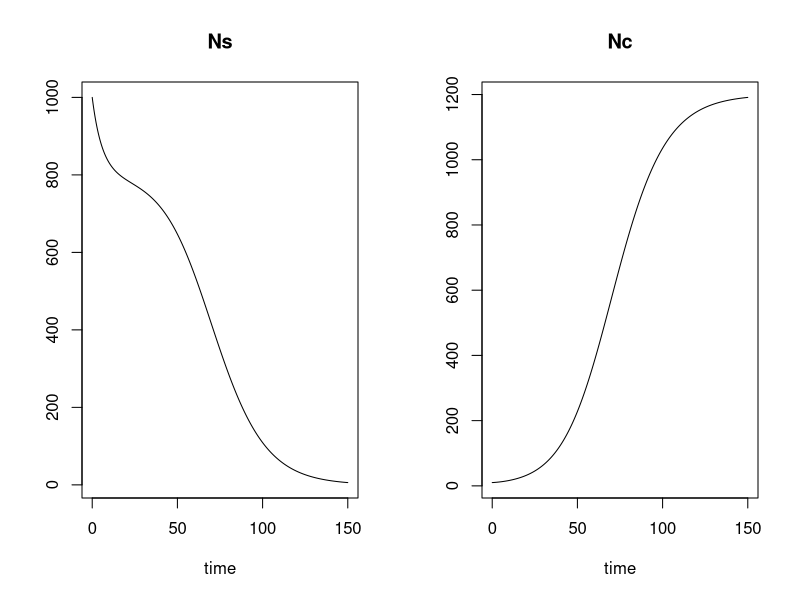
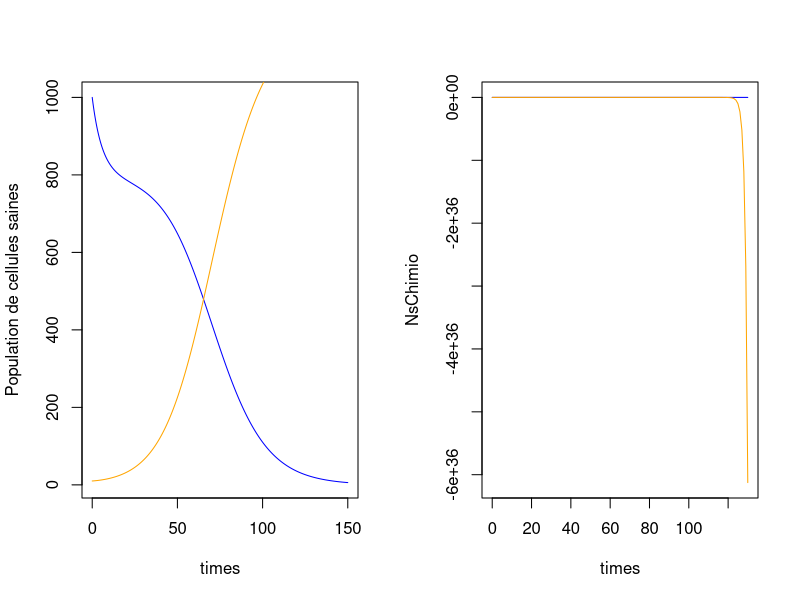
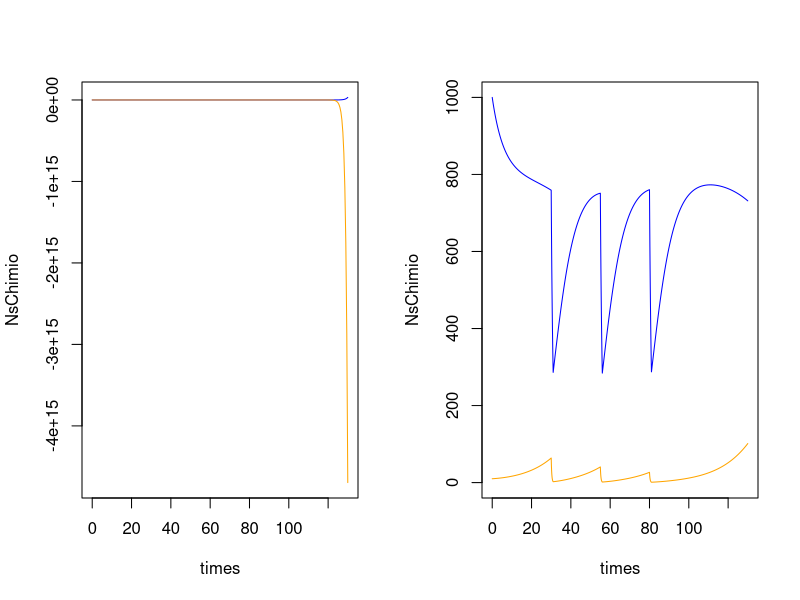
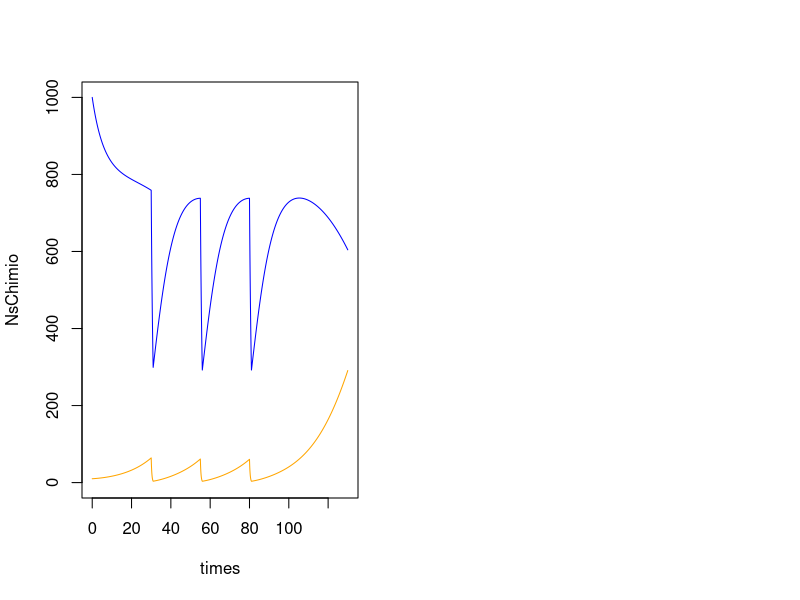

These figures' R source, in order:
#' ---
#' title: "MACS205 :TD Équations différentielles"
#' output: html_document
#' author: Régis Gourdel
#' ---

library(deSolve)

#' **Question 1**
#' 
#' *a/*
N = function(N0,b,t) { N0 * exp(b*t) }

#' *b/*
N(1, 0.2, 1000)

#' **Question 4**
#' 
#' On définit les paramètres pour toute la suite du problème :
#' 
parms = c(rs = 0.15,
         Ms = 800,
         ds = 1,
         rc = 0.18,
         Mc = 1200,
         dc = 3)

Nini  = c(Ns = 1000, Nc = 10)

times = seq(0, 150, length.out = 1000)

#' Ainsi que la fonction qui donne la dérivée:

gompertz_competition = function(t,N,params){
    with(as.list(c(N,parms)), {
        dNs = rs * N[1] * log(Ms / max(1,N[1] + N[2]))
        dNc = rc * N[2] * log(Mc / max(1,N[1] + N[2]))
        return( list(c(dNs,dNc)) )
    })
}

#' et l'on fait appel à ``ode``:

out = ode(Nini, times, gompertz_competition, pars)
summary(out)
plot(out)


#' **Question 5**

euler = function(yini, times, func, pars) {
  n = length(times)
  y1 = c(yini[1])
  y2 = c(yini[2])
  for (i in 2:n) {
    d  = unlist( func(times[i-1], c(y1[i-1], y2[i-1]), pars) )
    dt = times[i] - times[i-1]
    y1 = c(y1, y1[i-1] + dt*d[1])
    y2 = c(y2, y2[i-1] + dt*d[2])
  }
  return( rbind(y1,y2) )
}

outEuler = euler(c(1000,10), times, gompertz_competition, pars)
NsEuler = outEuler[1,]
NcEuler = outEuler[2,]

plot(times, NsEuler, type = 'l', col = "blue", ylab = "Population de cellules saines")
lines(times, NcEuler, type = 'l', col = "orange", ylab = "Population de cellules cancéreuse")

#' **Question 6**
#' 
#' Avec les paramètres donnés on constate que la population de cellules saines tend à disparaître alors que le nombre de cellules cancéreurses grandit jusqu'à une certaine limite.
#'
#'
#' **Question 7**
#' 

injection = function(t) {
    if ((t >= 30 && t < 31) || (t >= 55 && t < 56) || (t >= 80 && t < 81))
        return(1)
    else
        return(0)
}

gompertz_chimiotherapie = function(t, N, params) {
    with(as.list(c(N,parms)), {
        dNs = rs * N[1] * log(Ms / max(1,N[1] + N[2])) - ds * N[1] * injection(t)
        dNc = rc * N[2] * log(Mc / max(1,N[1] + N[2])) - dc * N[2] * injection(t)
        return( list(c(dNs,dNc)) )
    })
}

plotChimio = function(pas) {
    times = seq(0, 130, by = pas)
    outChimio = euler(Nini, times, gompertz_chimiotherapie, pars)
    NsChimio = outChimio[1,]
    NcChimio = outChimio[2,]
    c_range = range(0, NsChimio, NcChimio)
    plot(times, NsChimio, type = 'l', col = "blue", ylim = c_range)
    lines(times, NcChimio, type = 'l', col = "orange")
}

#' On teste alors la modélisation de la chimio en affinant le pas:
#' 
plotChimio(1)
plotChimio(0.5)
plotChimio(0.1)
plotChimio(0.01)
#plotChimio(0.001)
